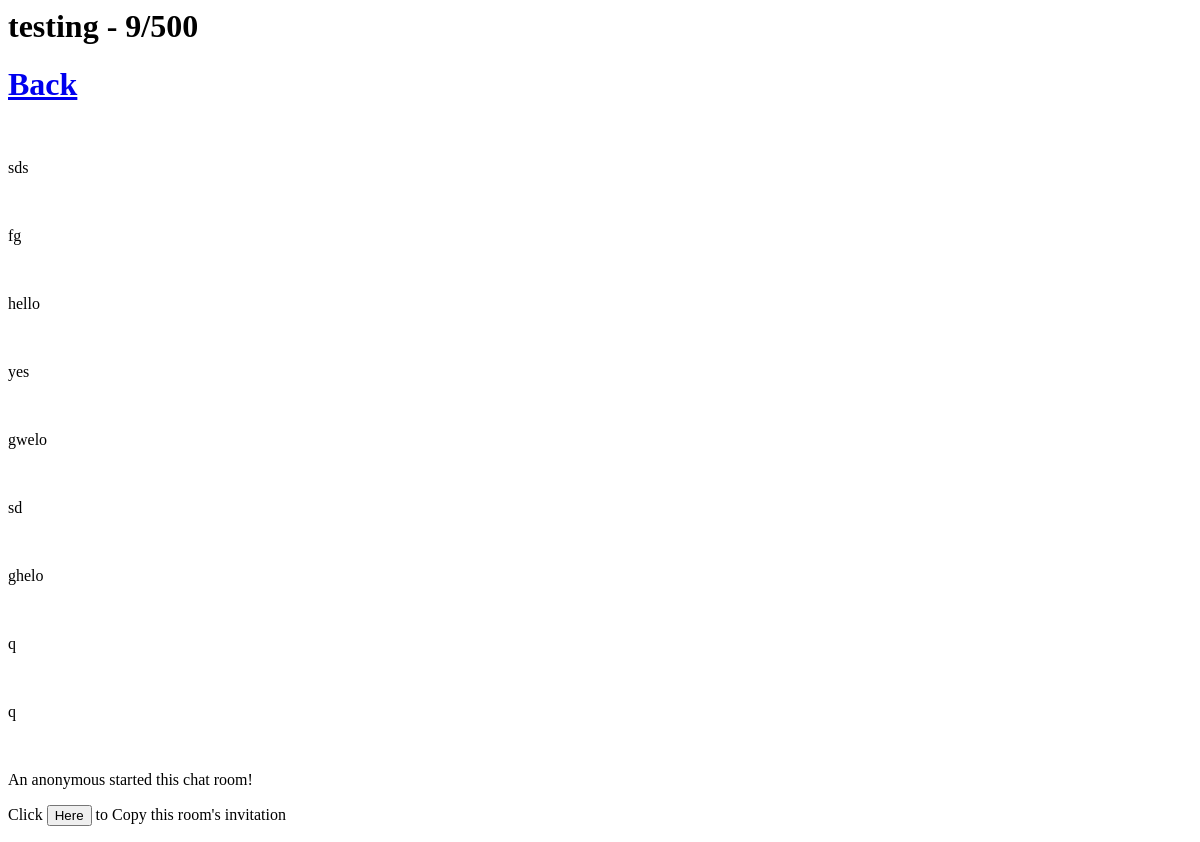
The page /chatlog/1 on the database as committed earlier.
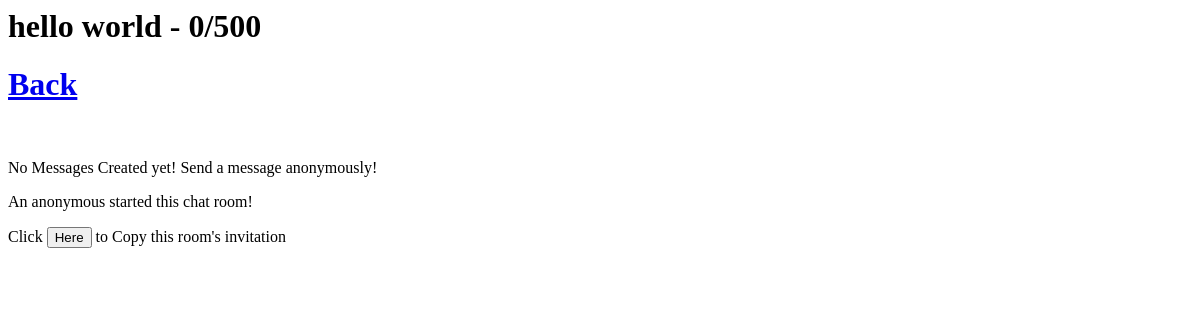
The same page on the database as committed later.
### app.py (models this page shows, shortened)
class Rooms(db.Model):
    RID = db.Column(db.Integer, primary_key=True)
    name = db.Column(db.String(100), unique=True, nullable=False)
    visibility = db.Column(db.String(20), nullable=False)
    date = db.Column(db.DateTime, nullable=False, default=datetime.utcnow)
    messages = db.Column(db.Integer)
    closing = db.Column(db.Boolean)
    chatters = db.Column(db.Integer)

### app.py (the view)
@app.route('/chatlog/<RID>')
def chatlogs(RID):
    room = Rooms.query.filter_by(RID=RID).first()
    messages = Logs.query.filter_by(RID=RID).all()
    if room.messages >= max_messages:
        countDownDel(db, room, Rooms, Logs)
    return render_template('partial/chatlog.html', messages = messages, room = room, max_message = max_messages, closing = room.closing)

### templates/partial/chatlog.html (shortened to what this page needs)
            <div class = "bg-slate-800 mt-10 p-5 px-10 rounded-t-3xl flex justify-between items-center flex-wrap">
                <h1 class = "text-slate-400 text-2xl font-semibold w-1/2 truncate">{{room.name}} - {{room.messages}}/{{max_message}}</h1>
                <a href = {{url_for('index')}} id = "leave_room"><h1 class = "text-slate-400 text-2xl font-semibold text-right cursor-pointer">Back</h1></a>
            </div>
            <div class = "h-[calc(100vh-230px)] border-2 border-slate-800 p-5 px-10 overflow-auto flex flex-col-reverse"><br>
                {% if messages|length < 1 %}
                <p class = "text-slate-400 text-center mb-[50px]">No Messages Created yet! Send a message anonymously!</p>
                {% else %}
                    {% for x in range(messages|length) %}
                        <p class = "border border-gray-800 p-6 rounded-3xl text-slate-400 text-xl font-light w-10/12">{{messages[(messages|length - 1) - x].message}}</p><br>
                    {% endfor %}
                {% endif %}
                <p class = "text-slate-400 text-center mb-[50px]">An anonymous started this chat room!</p>
                <p class = "text-slate-400 text-center mb-[50px]">Click <button class = "underline" onclick = "copyLink()" >Here</button> to Copy this room's invitation</p>
            </div>

Rows that differ between the two databases and show on the page:
changed Rooms: name "testing" → "hello world"; messages "9" → "0"
Other text that changed with them:
text now shown: "No Messages Created yet! Send a message anonymously!"
list line gone: "sds"
list line gone: "fg"
list line gone: "hello"
list line gone: "yes"
list line gone: "gwelo"
list line gone: "sd"
list line gone: "ghelo"
list line gone: "q"
